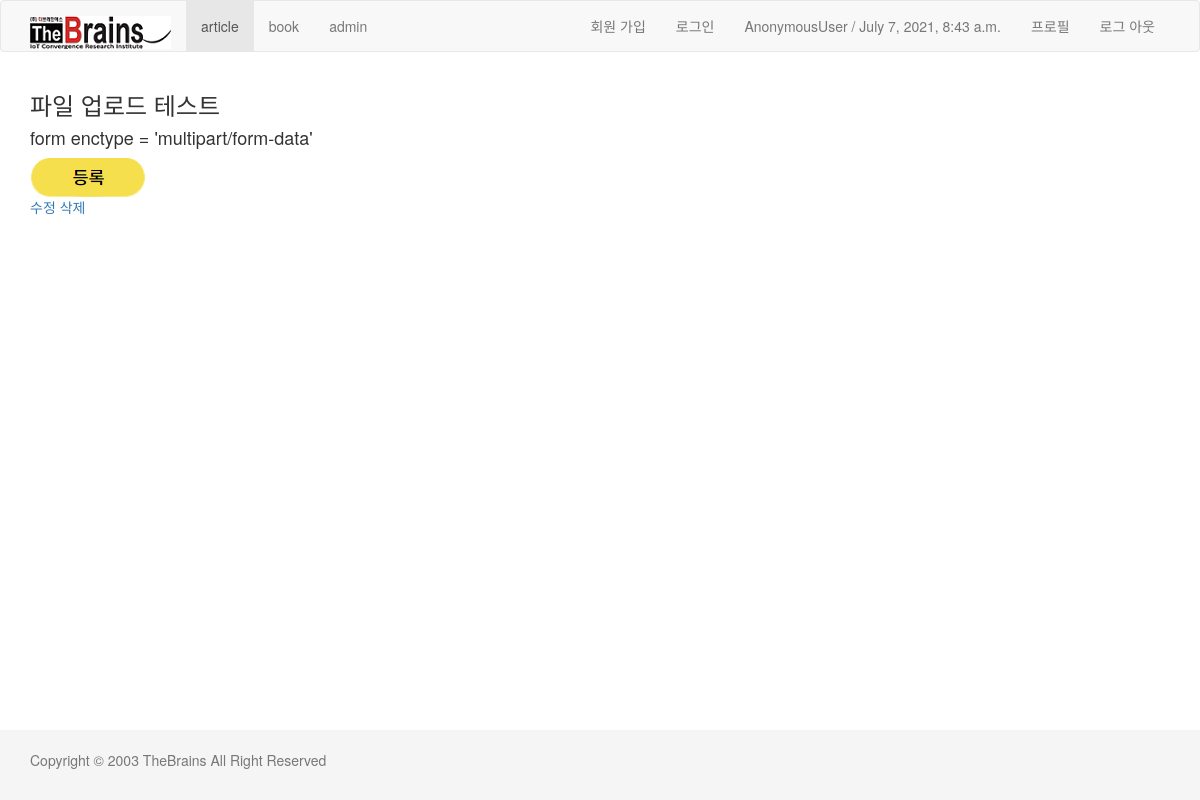
The page /article/3/detail/ on the database its author committed.
### article/models.py (models this page shows, shortened)
class Article(models.Model):
    title = models.CharField(max_length=100)
    body = models.TextField()
    status = models.CharField(max_length=1, choices=STATUS_CHOICES)
    photo = models.ImageField(blank=True, upload_to='article%Y/%m/%d') # 필드별로 다른 디렉터리저장+시간대

### article/context_processors.py (called while the page is built)
def article(request):
    return {
        'today':timezone.now(),
    }

### article/templates/article/article_detail.html (shortened to what this page needs)
{% extends "layout.html" %}
{% block content %}
<h3>{{article.title}} </h3>
    <h4>{{article.body|linebreaks}} </h4>
    {% if article.photo %}
        <img src="{{article.photo.url}}"><br>
    {% endif %}
    <a href="{% url 'article:edit' article.id %}">수정</a>
    <a href="{% url 'article:delete' article.id %}">삭제</a>
{% endblock %}

### myproject/templates/layout.html (style rules this page uses)
html { position: relative; min-height: 100% }
body { margin-bottom: 60px }

### rows shown on the page
Article: title "파일 업로드 테스트", body "form enctype = 'multipart/form-data'", photo (picture)

### other values the page prints
{{ user }} "AnonymousUser"
